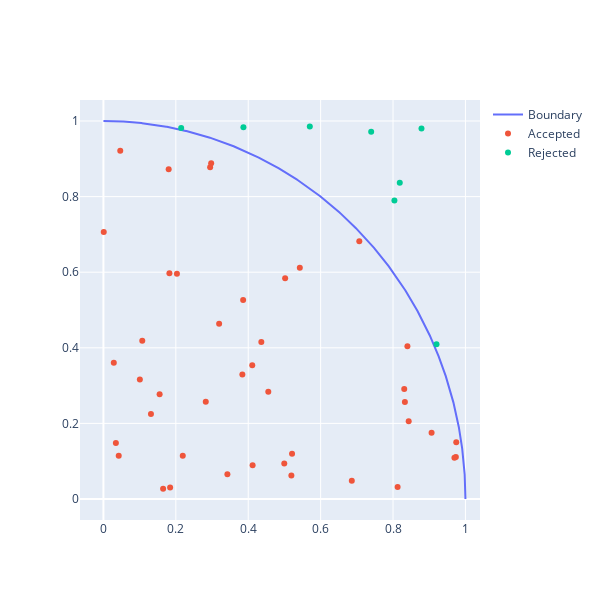
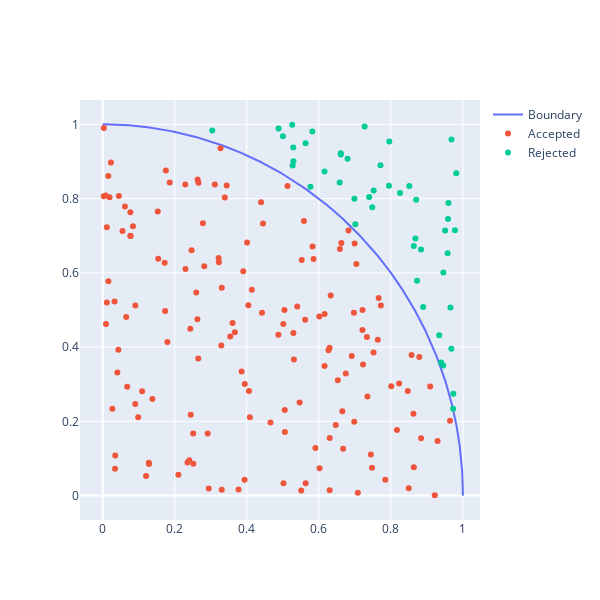
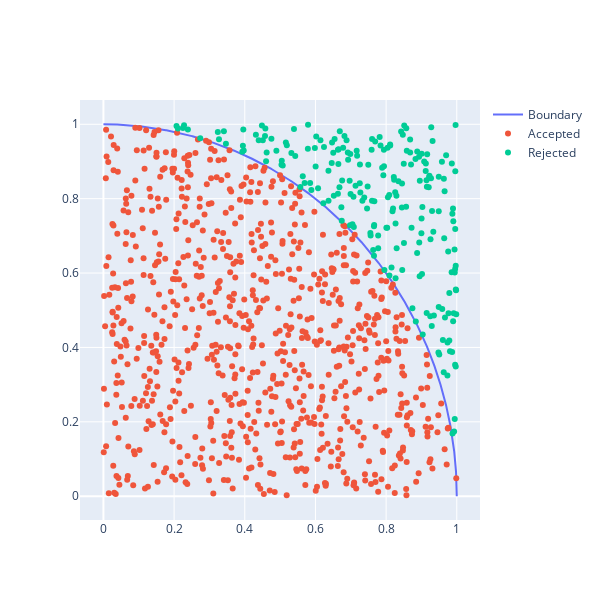
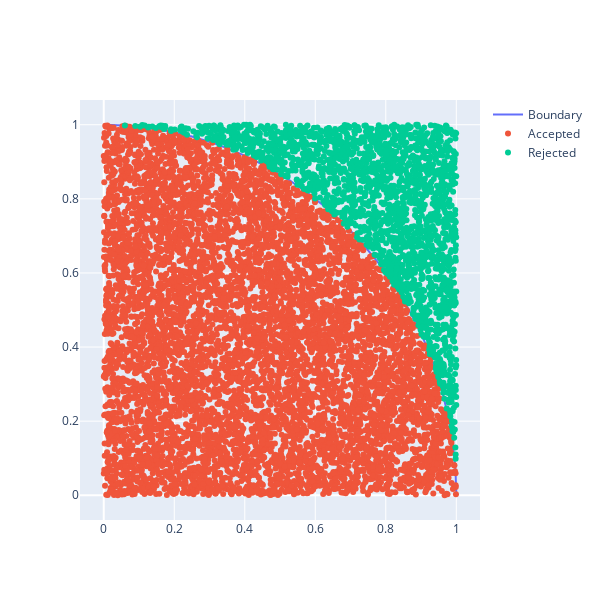

Notebook code cell kept with these figures, in order:
### Markdown cell above
Now we need to find the empirical probability of a point falling inside the quarter-circle, $p=\frac{\textrm{number of points inside semircle}}{\textrm{total number of points}}$. It's easy to count the number of points inside the circle - `accepted` is an array of boolean values, so `accepted.sum()` will give us the number of `True` values in this array (`True` is treated as 1, and `False` is treated as 0).

Run the code below with increasing values of `n_points` and observe how the computed value of $\pi$ becomes more accurate.

### Code cell
n_points = 50
xSample = np.random.random(n_points)
ySample = np.random.random(n_points)
accepted = (xSample**2 + ySample**2 ) < 1
rejected = (xSample**2 + ySample**2 ) >= 1

# plt.plot(xs, ys, xSample[accepted], ySample[accepted], 'b.', xSample[rejected], ySample[rejected], 'r.',)
# plt.xlim([0, 1])
# plt.ylim([0, 1])
# ax = plt.gca()
# ax.set_aspect('equal')

fig = go.Figure()
fig.add_trace(go.Scatter(name="Boundary", x=xs, y=ys))
fig.add_trace(go.Scatter(name="Accepted", x=xSample[accepted], y=ySample[accepted], mode='markers'))
fig.add_trace(go.Scatter(name="Rejected", x=xSample[rejected], y=ySample[rejected], mode='markers'))
fig.update_layout(width=600, height=600)
fig.show()

# P(accept) = pi*r^2/4
# pi = 2 * sqrt(P(accept))
pAccept = accepted.sum() / n_points

pi_guess = 4*pAccept


print("Pi: Guess: %.4f, True: %.4f, percentage error: %.2f %% (n=%.f) " % (pi_guess, np.pi, 100*abs(np.pi-pi_guess)/np.pi, n_points))


n_points = 200
xSample = np.random.random(n_points)
ySample = np.random.random(n_points)
accepted = (xSample**2 + ySample**2 ) < 1
rejected = (xSample**2 + ySample**2 ) >= 1

fig = go.Figure()
fig.add_trace(go.Scatter(name="Boundary", x=xs, y=ys))
fig.add_trace(go.Scatter(name="Accepted", x=xSample[accepted], y=ySample[accepted], mode='markers'))
fig.add_trace(go.Scatter(name="Rejected", x=xSample[rejected], y=ySample[rejected], mode='markers'))
fig.update_layout(width=600, height=600)
fig.show()

pAccept = accepted.sum() / n_points

pi_guess = 4*pAccept


print("Pi: Guess: %.4f, True: %.4f, percentage error: %.2f %% (n=%.f) " % (pi_guess, np.pi, 100*abs(np.pi-pi_guess)/np.pi, n_points))



n_points = 1000
xSample = np.random.random(n_points)
ySample = np.random.random(n_points)
accepted = (xSample**2 + ySample**2 ) < 1
rejected = (xSample**2 + ySample**2 ) >= 1

fig = go.Figure()
fig.add_trace(go.Scatter(name="Boundary", x=xs, y=ys))
fig.add_trace(go.Scatter(name="Accepted", x=xSample[accepted], y=ySample[accepted], mode='markers'))
fig.add_trace(go.Scatter(name="Rejected", x=xSample[rejected], y=ySample[rejected], mode='markers'))
fig.update_layout(width=600, height=600)
fig.show()

pAccept = accepted.sum() / n_points

pi_guess = 4*pAccept


print("Pi: Guess: %.4f, True: %.4f, percentage error: %.2f %% (n=%.f) " % (pi_guess, np.pi, 100*abs(np.pi-pi_guess)/np.pi, n_points))



n_points = 10000
xSample = np.random.random(n_points)
ySample = np.random.random(n_points)
accepted = (xSample**2 + ySample**2 ) < 1
rejected = (xSample**2 + ySample**2 ) >= 1

fig = go.Figure()
fig.add_trace(go.Scatter(name="Boundary", x=xs, y=ys))
fig.add_trace(go.Scatter(name="Accepted", x=xSample[accepted], y=ySample[accepted], mode='markers'))
fig.add_trace(go.Scatter(name="Rejected", x=xSample[rejected], y=ySample[rejected], mode='markers'))
fig.update_layout(width=600, height=600)
fig.show()

pAccept = accepted.sum() / n_points

pi_guess = 4*pAccept


print("Pi: Guess: %.4f, True: %.4f, percentage error: %.2f %% (n=%.f) " % (pi_guess, np.pi, 100*abs(np.pi-pi_guess)/np.pi, n_points))

### Figure 1 — Plotly figure (JSON) as saved in the notebook; plotly's stock layout.template omitted (floating-point values rounded to 4 significant figures; data arrays with more than 128 entries replaced by an {"elided": "..."} marker saying what was removed)
{"data": [{"name": "Boundary", "type": "scatter", "x": {"elided": "1000 float values"}, "y": {"elided": "1000 float values"}}, {"mode": "markers", "name": "Accepted", "type": "scatter", "x": [0.1073, 0.9736, 0.2192, 0.8309, 0.4995, 0.521, 0.3424, 0.1648, 0.8328, 0.2976, 0.8126, 0.5425, 0.2827, 0.1313, 0.9065, 0.502, 0.3838, 0.3196, 0.3859, 0.0008582, 0.7068, 0.03437, 0.4554, 0.8397, 0.1006, 0.1552, 0.4111, 0.8433, 0.9746, 0.0286, 0.04222, 0.1822, 0.4121, 0.5192, 0.6861, 0.4362, 0.1802, 0.203, 0.04644, 0.1842, 0.9696, 0.2947], "y": [0.4189, 0.111, 0.1142, 0.2907, 0.0937, 0.1198, 0.06559, 0.02684, 0.2569, 0.8882, 0.03151, 0.6117, 0.2572, 0.2246, 0.1754, 0.5838, 0.3295, 0.4638, 0.5267, 0.7064, 0.6816, 0.1482, 0.284, 0.404, 0.3163, 0.2773, 0.3536, 0.2056, 0.15, 0.3602, 0.1145, 0.5974, 0.08928, 0.06197, 0.04835, 0.4152, 0.8721, 0.596, 0.9214, 0.03052, 0.109, 0.8775]}, {"mode": "markers", "name": "Rejected", "type": "scatter", "x": [0.7396, 0.5701, 0.3867, 0.8786, 0.2147, 0.9201, 0.8186, 0.8038], "y": [0.9715, 0.9854, 0.9833, 0.9801, 0.9815, 0.4091, 0.8369, 0.7897]}], "layout": {"height": 600, "width": 600}}

### Figure 2 — Plotly figure (JSON) as saved in the notebook; plotly's stock layout.template omitted (floating-point values rounded to 4 significant figures; data arrays with more than 128 entries replaced by an {"elided": "..."} marker saying what was removed)
{"data": [{"name": "Boundary", "type": "scatter", "x": {"elided": "1000 float values"}, "y": {"elided": "1000 float values"}}, {"mode": "markers", "name": "Accepted", "type": "scatter", "x": {"elided": "153 float values"}, "y": {"elided": "153 float values"}}, {"mode": "markers", "name": "Rejected", "type": "scatter", "x": [0.5262, 0.6159, 0.6798, 0.9576, 0.7013, 0.9452, 0.6609, 0.9505, 0.9596, 0.7272, 0.5633, 0.3042, 0.661, 0.8635, 0.9653, 0.6987, 0.7956, 0.9778, 0.529, 0.8727, 0.6578, 0.9586, 0.7711, 0.8838, 0.5273, 0.9814, 0.7947, 0.9683, 0.9393, 0.5003, 0.7397, 0.7523, 0.8253, 0.9678, 0.8702, 0.582, 0.9732, 0.934, 0.7484, 0.9457, 0.5296, 0.8512, 0.8896, 0.8681, 0.4883, 0.9727, 0.5768], "y": [0.9989, 0.8731, 0.9073, 0.6526, 0.7312, 0.3502, 0.922, 0.7141, 0.7879, 0.9945, 0.949, 0.9831, 0.9191, 0.6724, 0.5064, 0.7993, 0.9535, 0.7146, 0.9378, 0.579, 0.8436, 0.7454, 0.89, 0.6628, 0.8893, 0.8679, 0.8348, 0.9589, 0.3583, 0.968, 0.804, 0.822, 0.815, 0.3959, 0.7971, 0.981, 0.2747, 0.4317, 0.7763, 0.6008, 0.9005, 0.8338, 0.5078, 0.6926, 0.9889, 0.2342, 0.8319]}], "layout": {"height": 600, "width": 600}}

### Figure 3 — Plotly figure (JSON) as saved in the notebook; plotly's stock layout.template omitted (floating-point values rounded to 4 significant figures; data arrays with more than 128 entries replaced by an {"elided": "..."} marker saying what was removed)
{"data": [{"name": "Boundary", "type": "scatter", "x": {"elided": "1000 float values"}, "y": {"elided": "1000 float values"}}, {"mode": "markers", "name": "Accepted", "type": "scatter", "x": {"elided": "782 float values"}, "y": {"elided": "782 float values"}}, {"mode": "markers", "name": "Rejected", "type": "scatter", "x": {"elided": "218 float values"}, "y": {"elided": "218 float values"}}], "layout": {"height": 600, "width": 600}}

### Figure 4 — Plotly figure (JSON) as saved in the notebook; plotly's stock layout.template omitted (floating-point values rounded to 4 significant figures; data arrays with more than 128 entries replaced by an {"elided": "..."} marker saying what was removed)
{"data": [{"name": "Boundary", "type": "scatter", "x": {"elided": "1000 float values"}, "y": {"elided": "1000 float values"}}, {"mode": "markers", "name": "Accepted", "type": "scatter", "x": {"elided": "7833 float values"}, "y": {"elided": "7833 float values"}}, {"mode": "markers", "name": "Rejected", "type": "scatter", "x": {"elided": "2167 float values"}, "y": {"elided": "2167 float values"}}], "layout": {"height": 600, "width": 600}}
